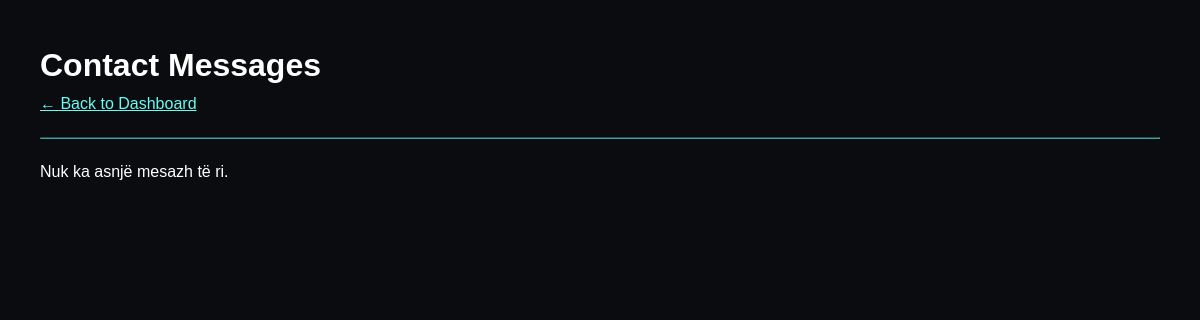
The app's page /messages.php (signed in), older data.
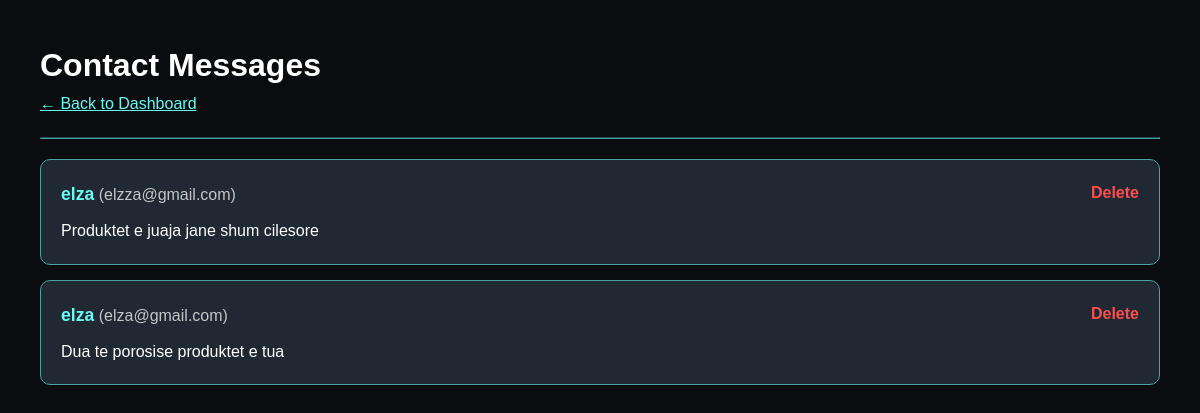
The same page, newer data.
### tables this page shows
CREATE TABLE `messages` (
  `id` int(11) NOT NULL,
  `name` varchar(100) NOT NULL,
  `email` varchar(100) NOT NULL,
  `message` text NOT NULL,
  `created_at` timestamp NOT NULL DEFAULT current_timestamp()
);

### Contact.php (called while the page is built, shortened)
<?php
require_once __DIR__ . "/../config/database.php";
class Contact {
    private $db;
    public function __construct() {
        $database = new Database();
        $this->db = $database->connect();
    }
    public function getMessages() {
        try {
            $sql = "SELECT * FROM messages ORDER BY id DESC";
            $stmt = $this->db->query($sql);
            return $stmt->fetchAll(PDO::FETCH_ASSOC);
        } catch (PDOException $e) {
            return [];
        }
    }
}

### database.php (called while the page is built, shortened)
<?php
class Database {
    private $host = "localhost";
    private $db_name = "electrostore";
    private $username = "root";
    private $password = "";
    public function connect() {
        $this->conn = null;
        try {
            $this->conn = new PDO(
                "mysql:host=" . $this->host . ";dbname=" . $this->db_name,
                $this->username,
                $this->password
            );
            $this->conn->setAttribute(PDO::ATTR_ERRMODE, PDO::ERRMODE_EXCEPTION);
        } catch(PDOException $e) {
            echo "Connection Error: " . $e->getMessage();
        }
        return $this->conn;
    }
}

### messages.php (the view, shortened to what this page needs)
<?php
require_once "../classes/Contact.php";
$contactObj = new Contact();
$messages = $contactObj->getMessages();
?>
<!DOCTYPE html>
<html lang="en">
<head>
    <link rel="stylesheet" href="../assets/style.css">
</head>
<body>
    <h1>Contact Messages</h1>
    <a href="dashboard.php" style="color: #66fcf1;">&larr; Back to Dashboard</a>
    <hr style="border-color: #45a29e; margin: 20px 0;">
    <?php if(!empty($messages)): ?>
        <?php foreach ($messages as $m): ?>
            <div class="message-card">
                <a href="?delete=<?= $m['id'] ?>" class="delete-link" onclick="return confirm('A je i sigurt?')">Delete</a>
                <b><?= htmlspecialchars($m['name']) ?></b>
                <span style="color: #c5c6c7;">(<?= htmlspecialchars($m['email']) ?>)</span>
                <p style="margin-top: 10px; line-height: 1.6;"><?= nl2br(htmlspecialchars($m['message'])) ?></p>
            </div>
        <?php endforeach; ?>
    <?php else: ?>
        <p>Nuk ka asnjë mesazh të ri.</p>
    <?php endif; ?>
</body>
</html>

### style.css (style rules this page uses)
* { margin: 0; padding: 0; box-sizing: border-box; font-family: 'Poppins', sans-serif; }
body { background-color: #0b0e14; color: #ffffff; line-height: 1.6; overflow-x: hidden; }

### messages.php (style rules this page uses)
body { background: #0b0c10; color: white; padding: 40px; font-family: Arial; }
.message-card { background: #1f2833; border: 1px solid #45a29e; margin-bottom: 15px; padding: 20px; border-radius: 10px; }
.message-card b { color: #66fcf1; font-size: 1.1rem; }
.delete-link { color: #ff4d4d; text-decoration: none; font-weight: bold; float: right; }

Row changes from the older to the newer data that the page shows:
added messages: name "elza", email "elzza@gmail.com", message "Produktet e juaja jane shum cilesore"
added messages: name "elza", email "elza@gmail.com", message "Dua te porosise produktet e tua"
Text that changed along with them:
text no longer shown: "Nuk ka asnjë mesazh të ri."
